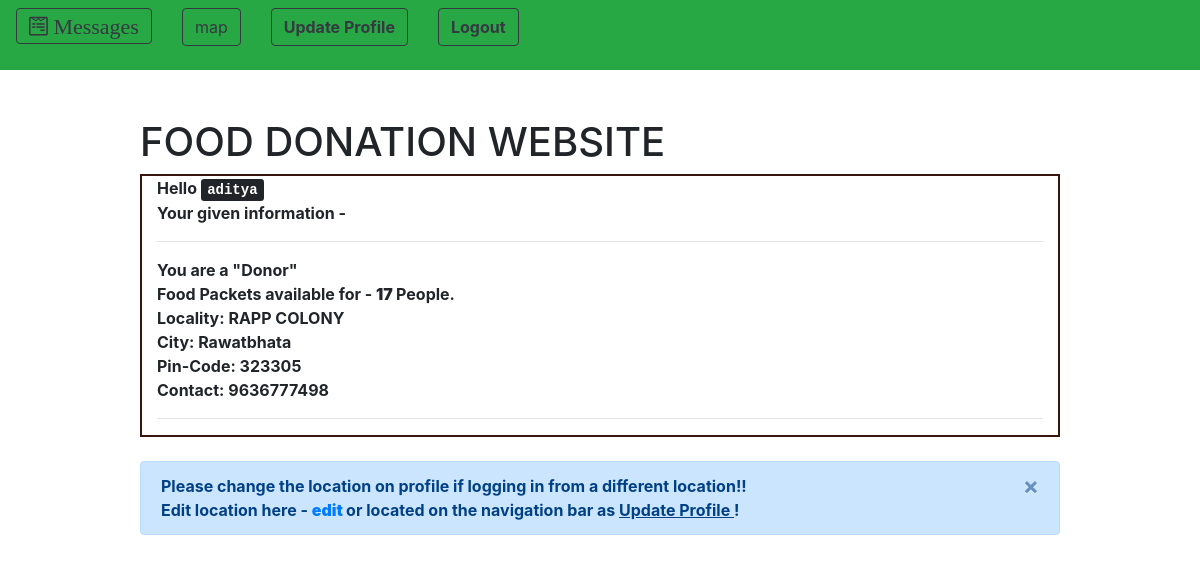
The page / (signed in) on the database as committed earlier.
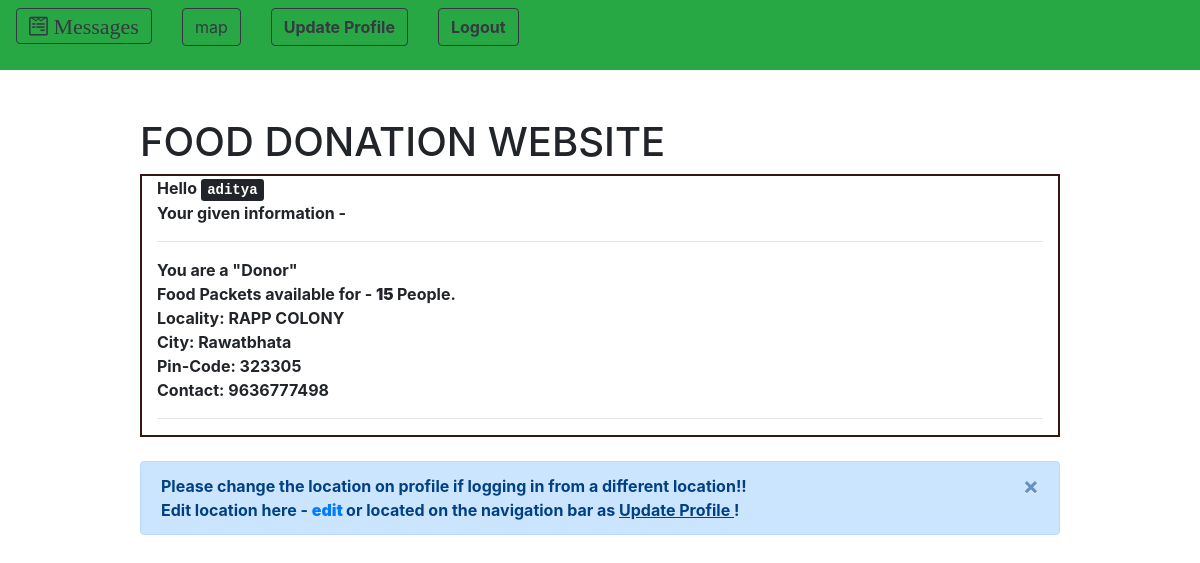
The same page on the database as committed later.
### customUser/models.py (models this page shows, shortened)
class CustomUser(AbstractUser):
    pin_code = models.IntegerField(null = True)
    contact_no = models.IntegerField(null = True)
    resources = models.IntegerField(null = True) # no. of persons avability/requirement
    locality = models.CharField(max_length = 100)
    city = models.CharField(max_length = 50)
    """CHOICES=[('0','Donor'),
                   ('1','Reciever')]"""
    state = models.CharField(max_length = 50, default = " ")
    user_type = models.IntegerField(null = True) # 0 - Donor 1 - Reciever
    email = models.EmailField(unique=True)

### templates/home.html (shortened to what this page needs)
{% extends 'base_with_home.html' %}
{% load crispy_forms_tags %}
{% block navigation %}
	<div class = "row">
	{% if user.is_authenticated %}
		{% if user.user_type == 0 %}
		<div class = "col">
			<form method="post" action = "{% url 'notification' %}">
				<button class="btn btn-outline-dark" style="font-size:22px"><i class="fa fa-wpforms"> Messages
					</span></i></button>
			</form>
		</div>
		<div class = "col">
			<form method = "post" action = "{% url 'maps' %}"> {% csrf_token %}
				<button class = "btn btn-outline-dark"> map </button>
			</form>
		</div>
		{% endif %}
			<div class = "col">
				<form method = "get" action = "{% url 'edit_profile' %}">
					<button type = "submit" class = "btn btn-outline-dark navbar-btn"> <strong> Update Profile </strong></button>
				</form>
			</div>
			<div class = "col">
				<form method = "post" action = "{% url 'logout' %}">
					<button type = "submit" class = "btn btn-outline-dark"><strong> Logout </button>
				</form>
			</div>
		{% endif %}
				</div>
{% endblock %}
{% block content %}
	<h1> FOOD DONATION WEBSITE </h1>
<div class = "container-fluid" style="border:2px solid #36160F;">
	{% if user.is_authenticated %}
			Hello <kbd> {{ user.username }}</kbd>
		 <br> Your given information - <br> <hr>
		 	{% if user.user_type == 0 %}
				You are a "Donor"<br>
				Food Packets available for - <strong> {{ user.resources }} </strong> People.<br>
			{% else %}
				You are a "Reciever"<br>
				Food Packets Required for - <strong> {{user.resources}} </strong> People.<br>
			{% endif %}
			Locality: {{ user.locality }} <br>
			City: {{ user.city }} <br>
			Pin-Code: {{ user.pin_code }} <br>
			Contact: {{ user.contact_no }} <br> <hr>
</div>
<br>
      <div class="alert alert-primary alert-dismissible fade show">
    Please change the location on profile if logging in from a different location!! <br>
          Edit location here - <strong> <a href = "{% url 'edit_profile' %}"> edit </a> </strong> or located on the navigation bar as <u>Update Profile </u>!
       <button type = "button" class = "close" data-dismiss = "alert" aria-hidden="true">&times;</button>
  </div>
<br>
	{% else %}
	<br>
	<div class = "container-fluid">
		<h4> <kbd> You are not logged in! </kbd><br> <br>  </h4>
	</div>
	{% endif %}
{% endblock %}

Rows that differ between the two databases and show on the page:
changed CustomUser "RAPP COLONY": resources "17" → "15"
